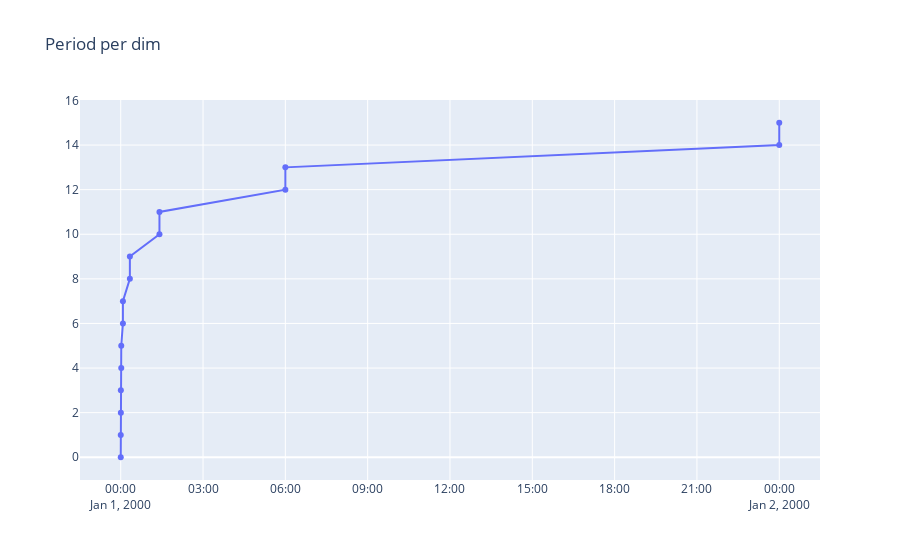

The code cell stored with this chart in its notebook:
### Code cell
def plotly_wave_length_per_dim(self):
    from plotly import graph_objects as go
    import numpy as np
    fig = go.Figure()
    ws = self.get_angular_freqs()
    f = ws/(2*np.pi)
    lmbd = 1/f
    periods = self._num2td(lmbd)
    print(periods.dtype)
    x = pd.Timestamp('01.01.2000 00:00:00') + periods
    fig.add_trace(
        go.Scatter(
            y=np.arange(0, self.d_dim), 
            x=x,
            customdata=pd.to_timedelta(periods).map(str),
            hovertemplate="Dim: %{y}<br>Period: %{customdata}<br><extra></extra>"
        )
    )
    fig.update_layout(title='Period per dim')
    return fig

plotly_wave_length_per_dim(pe)

### Figure 1 — Plotly figure (JSON) as saved in the notebook; plotly's stock layout.template omitted (floating-point values rounded to 4 significant figures)
{"data": [{"customdata": ["0 days 00:00:04", "0 days 00:00:04", "0 days 00:00:16.644191870", "0 days 00:00:16.644191870", "0 days 00:01:09.286287089", "0 days 00:01:09.286287089", "0 days 00:04:48", "0 days 00:04:48", "0 days 00:20:00", "0 days 00:20:00", "0 days 01:24:42.352941176", "0 days 01:24:42.352941176", "0 days 06:00:00", "0 days 06:00:00", "1 days 00:00:00", "1 days 00:00:00"], "hovertemplate": "Dim: %{y}<br>Period: %{customdata}<br><extra></extra>", "type": "scatter", "x": ["2000-01-01T00:00:04.000000000", "2000-01-01T00:00:04.000000000", "2000-01-01T00:00:16.644191870", "2000-01-01T00:00:16.644191870", "2000-01-01T00:01:09.286287089", "2000-01-01T00:01:09.286287089", "2000-01-01T00:04:48.000000000", "2000-01-01T00:04:48.000000000", "2000-01-01T00:20:00.000000000", "2000-01-01T00:20:00.000000000", "2000-01-01T01:24:42.352941176", "2000-01-01T01:24:42.352941176", "2000-01-01T06:00:00.000000000", "2000-01-01T06:00:00.000000000", "2000-01-02T00:00:00.000000000", "2000-01-02T00:00:00.000000000"], "y": [0, 1, 2, 3, 4, 5, 6, 7, 8, 9, 10, 11, 12, 13, 14, 15]}], "layout": {"title": {"text": "Period per dim"}}}
